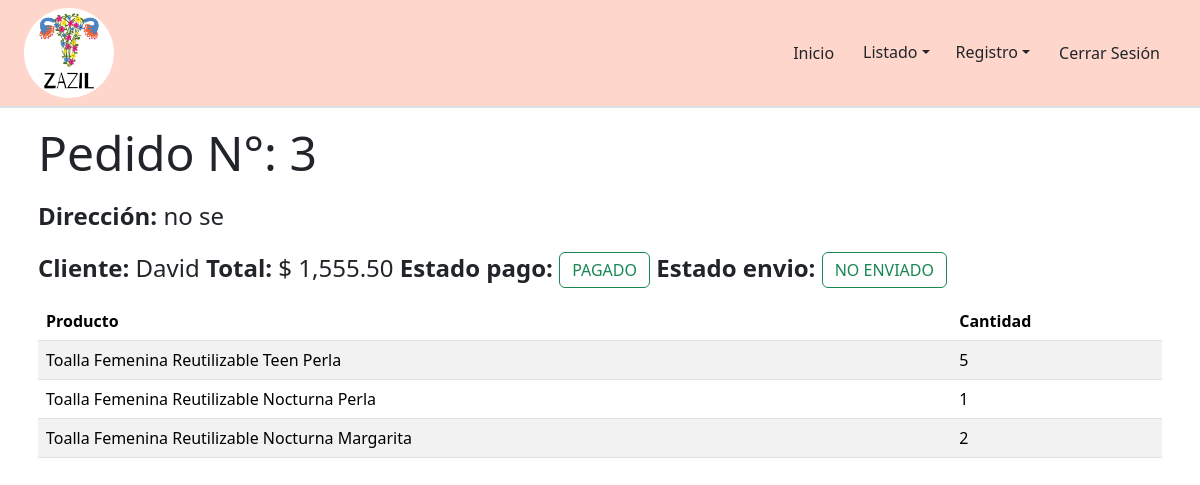
The app's page /pedidoExtend/3 (signed in) with its own data.
### base/models.py (models this page shows, shortened)
class Pedido(models.Model):
    enviado = models.BooleanField(default=False)
    cliente = models.ForeignKey('Usuario', on_delete=models.SET_NULL, null=True)
    total = models.FloatField(null=True, blank=True)
    items = models.ManyToManyField(Item, through='Pedido_Items')
    pagado = models.BooleanField(default=False)
    fecha = models.DateField(_("Date"),default=date.today)

class Usuario(AbstractBaseUser, PermissionsMixin):
    is_active = models.BooleanField(default=True)
    is_staff = models.BooleanField(default=False)
    phone_regex = RegexValidator(regex=r'^\+?1?\d{9,15}$', message="El número de teléfono debe cumplir con el formato: '+999999999'. Solo se permiten números con 15 digitos.")
    email = models.EmailField(null=True, blank=True,unique=True)
    nombre = models.CharField(null=True,blank=True,max_length=550)
    es_admin = models.BooleanField(default=False)
    direccion = models.TextField(null=True,blank=True)
    phone_number = models.CharField(validators=[phone_regex], max_length=17, blank=True)
    edad = models.IntegerField(null=True,blank=True,validators=[MinValueValidator(0)])
    genero = models.CharField(null=True,blank=True,max_length=15)
    objects = CustomUserManager()
    USERNAME_FIELD = 'email'
    REQUIRED_FIELDS = []
    def __str__(self):
        return self.nombre if self.nombre else ""

class Pedido_Items(models.Model):
    pedido = models.ForeignKey(Pedido, on_delete=models.SET_NULL, null=True)
    item = models.ForeignKey(Item, on_delete=models.SET_NULL, null=True)
    cantidad = models.IntegerField(null=True, blank=True)

class Item(models.Model):
    nombre = models.CharField(max_length=255)
    stock = models.IntegerField()
    precio = models.FloatField()
    descuento = models.FloatField(null=True, blank=True)
    descripcion = models.TextField()
    categoria = models.ForeignKey('Categoria', on_delete=models.SET_NULL, null=True)
    imagen = models.ImageField(upload_to="items", null=True, blank=True)

### base/decorators.py (the view)
    def _wrapped_view(request, *args, **kwargs):
        if request.user.is_authenticated and getattr(request.user, 'es_admin', False):
            return view_func(request, *args, **kwargs)
        else:
            return redirect('logout')

### base/views.py (called while the page is built)
@login_required
@admin_required
def pedidosExtendView(request,pk):
    context = {
        'pedido': Pedido.objects.get(id = pk),
        'items': Pedido_Items.objects.filter(pedido = pk)
    }
    return render(request,'pedidosExtend.html', context)

### base/templates/pedidosExtend.html (shortened to what this page needs)
{% extends 'base.html' %}
{% block content %}
<div class="container p-2 my-2">
    <p class="display-5">Pedido N°: {{pedido.id}}</p>
    <p class="fs-4"><strong>Dirección: </strong>{{pedido.cliente.direccion}}</p>
    <p class="fs-4"><strong>Cliente: </strong>{{pedido.cliente}}
        <strong>Total: </strong>$ {{pedido.total|floatformat:"2g"}}
        <strong>Estado pago: </strong>
        {% if pedido.pagado %}
        <a data-bs-toggle="tooltip" title="Cambiar Estado" href="{% url 'editarPedidoPago' pedido.id %}"
            style="display: inline;" class="btn btn-outline-success">PAGADO</a>
        {% else %}
        <a data-bs-toggle="tooltip" title="Cambiar Estado" href="{% url 'editarPedidoPago' pedido.id %}"
            style="display: inline;" class="btn btn-outline-success">NO PAGADO</a>
        {% endif %}
        <strong>Estado envio: </strong>
        {% if pedido.enviado %}
        <a data-bs-toggle="tooltip" title="Cambiar Estado" href="{% url 'editarPedido' pedido.id %}"
            style="display: inline;" class="btn btn-outline-success">ENVIADO</a>
        {% else %}
        <a data-bs-toggle="tooltip" title="Cambiar Estado" href="{% url 'editarPedido' pedido.id %}"
            style="display: inline;" class="btn btn-outline-success">NO ENVIADO</a>
        {% endif %}
    </p>
    <table class="table table-hover table-striped">
        <thead>
            <tr>
                <th>Producto</th>
                <th>Cantidad</th>
            </tr>
        </thead>
        <tbody>
            {% for item in items %}
            <tr>
                <td>{{item.item.nombre}}</td>
                <td>{{item.cantidad}}</td>
            </tr>
            {% endfor %}
        </tbody>
    </table>
</div>
{% endblock %}

### records on screen
Pedido: id "3", cliente.direccion "no se", cliente "David", total "1,555.50"
Pedido_Items: item.nombre "Toalla Femenina Reutilizable Teen Perla", cantidad "5"
Pedido_Items: item.nombre "Toalla Femenina Reutilizable Nocturna Perla", cantidad "1"
Pedido_Items: item.nombre "Toalla Femenina Reutilizable Nocturna Margarita", cantidad "2"
